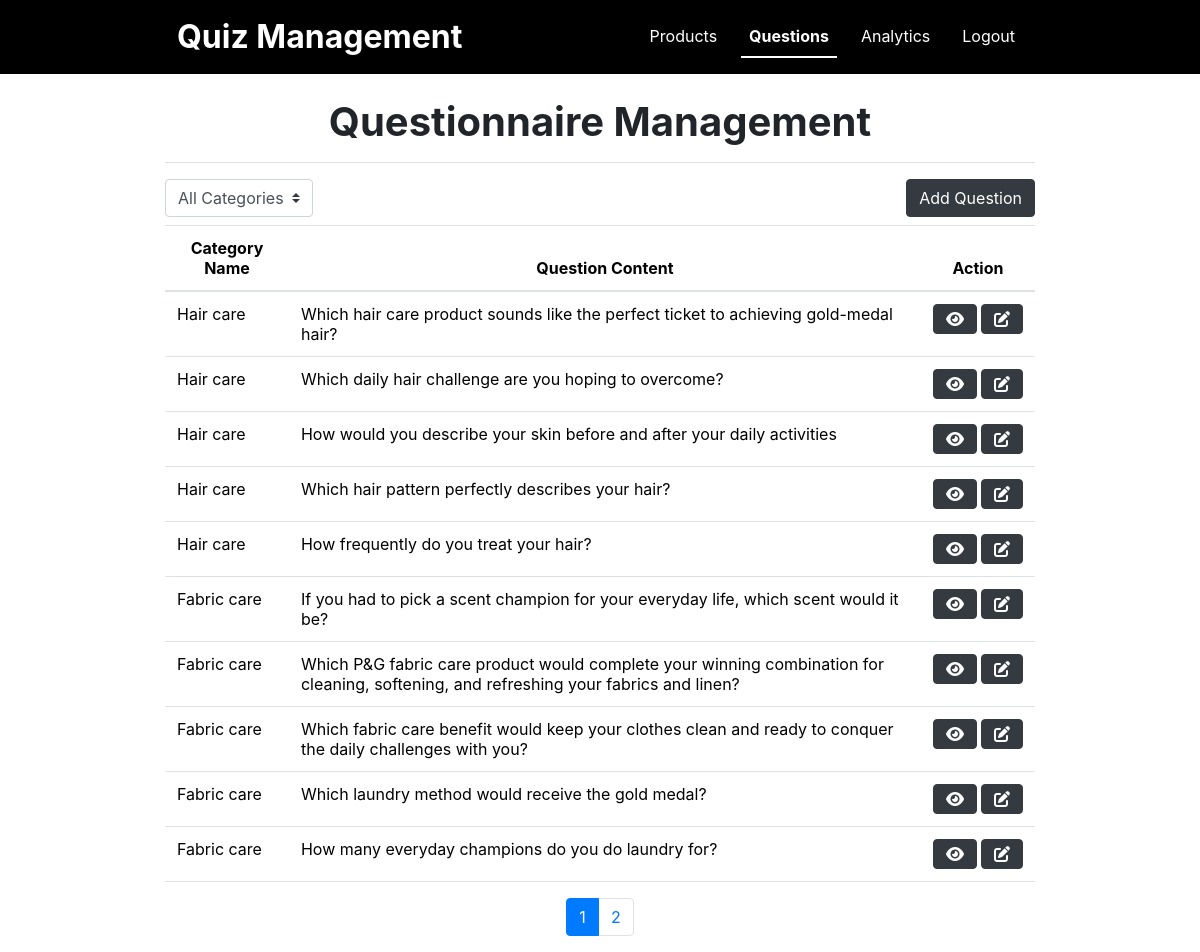
Page /management/question.php (signed in) on the earlier database version.
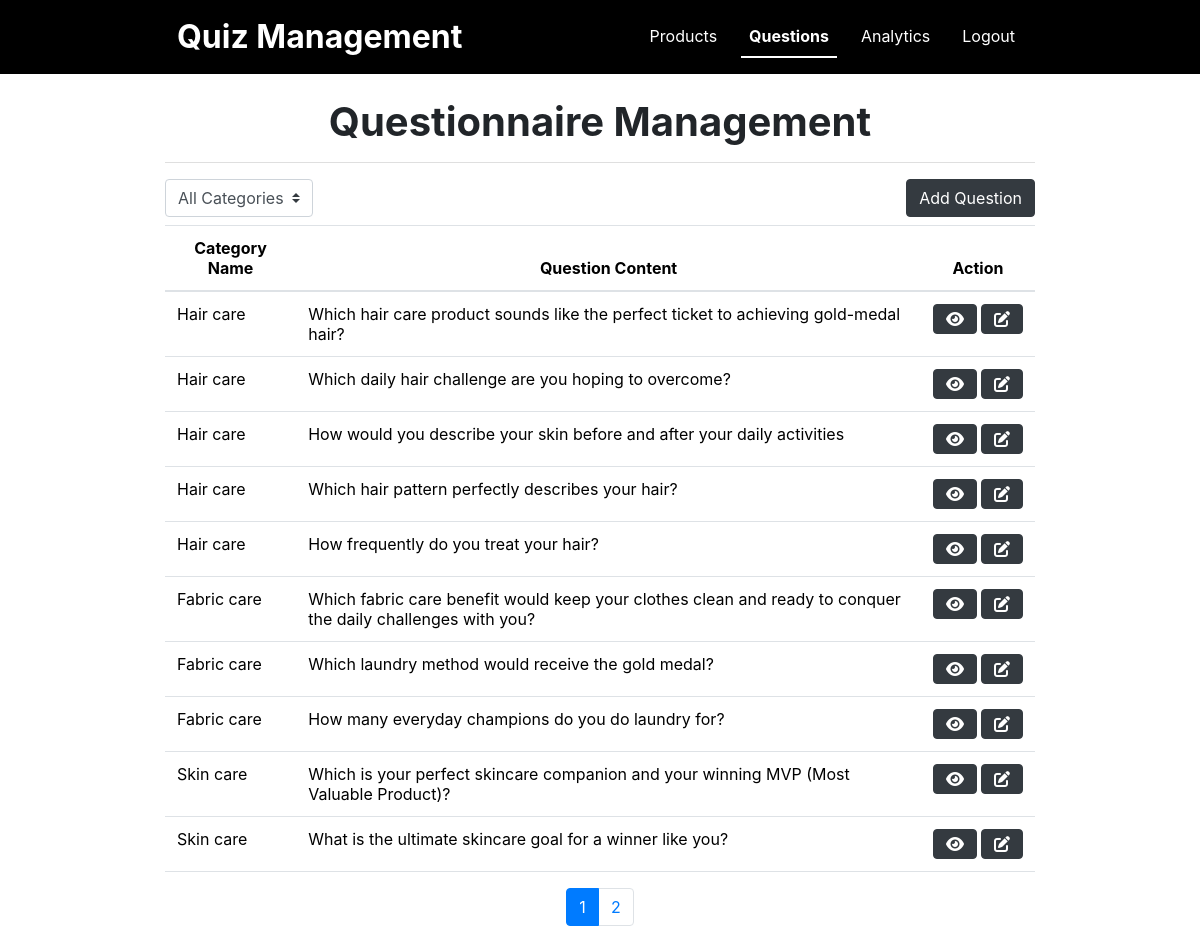
Same page on the later database version.
### tables this page shows
CREATE TABLE `parent_question` (
  `pqID` int(11) NOT NULL,
  `pqContent` text NOT NULL,
  `pqNumOptions` tinyint(4) NOT NULL,
  `pqMaxAnswer` tinyint(4) NOT NULL,
  `pqOrder` tinyint(4) NOT NULL,
  `categoryID` int(11) NOT NULL
);

CREATE TABLE `category` (
  `categoryID` int(11) NOT NULL,
  `categoryName` text NOT NULL,
  `categoryDescription` text NOT NULL,
  `userClick` int(11) NOT NULL
);

### management/question.php (the view, shortened to what this page needs)
<?php
    include '../header.php';
    include 'navbar.php';
    include '../db.php';
    $recordsPerPage = 10;
    $page = isset($_GET['page']) ? $_GET['page'] : 1;
    $offset = ($page - 1) * $recordsPerPage;
    $categoryFilter = isset($_GET['category']) ? $_GET['category'] : 0;
    $query = "SELECT pq.*, c.categoryName,
                GROUP_CONCAT(a.answerContent) as answerContents,
                GROUP_CONCAT(p.prodName) as prodNames
                FROM parent_question pq
                LEFT JOIN category c ON pq.categoryID = c.categoryID
                LEFT JOIN question_answer qa ON pq.pqID = qa.pqID
                LEFT JOIN answer a ON a.answerID = qa.answerID
                LEFT JOIN product_answer pa ON pa.answerID = a.answerID
                LEFT JOIN product p ON pa.prodID = p.prodID";
    $query .= " GROUP BY pq.pqID DESC
        LIMIT $offset, $recordsPerPage";
    $result = mysqli_query($conn, $query);
?>
<div class="container w-75">
    <h1 class="text-center fw-bold mt-4">Questionnaire Management</h1>
    <hr style="height:1px;border-width:0;color:gray;background-color:gray">
    <form class="form-inline d-inline">
        <select class="custom-select mr-3" name="category" id="category" onchange="this.form.submit()">
            <option value="0" <?php echo ($categoryFilter == 0) ? 'selected' : ''; ?>>All Categories</option>
        </select>
    </form>
    <button class="btn btn-dark float-end mb-2" data-bs-toggle="modal" data-bs-target="#addQuestionModal">Add Question</button>
</div>
<div class="container w-75">
    <div class="table-responsive">
        <table class="table table-hover">
            <thead class="text-center">
                <tr>
                    <th>Category Name</th>
                    <th>Question Content</th>
                    <th>Action</th>
                </tr>
            </thead>
            <tbody>
                <?php
                    while ($row = mysqli_fetch_assoc($result)){
                        $pqID           = $row['pqID'];
                        $pqContent      = $row['pqContent'];
                        $categoryName   = $row['categoryName'];
                ?>
                <tr>
                    <td><?php echo $categoryName;?></td>
                    <td><?php echo $pqContent;?></td>
                    <td>
                        <div class="d-flex justify-content-center align-items-center">
                            <div class="text-center me-1">
                                <button type="button" class="btn btn-dark" data-bs-toggle="modal" data-bs-target="#viewQuestionModal<?php echo $pqID; ?>">
                                    <div class="d-flex align-items-center">
                                        <i class="fa-solid fa-eye"></i>
                                    </div>
                                </button>
                            </div>
                            <div class="text-center">
                                <button type="button" class="btn btn-dark" data-bs-toggle="modal" data-bs-target="#editQuestionModal<?php echo $pqID; ?>">
                                    <div class="d-flex align-items-center">
                                        <i class="fa-solid fa-pen-to-square"></i>
                                    </div>
                                </button>
                            </div>
                        </div>
                    <?php
                        }
                    ?>
                    </td>
                </tr>
            </tbody>
        </table>
    </div>
</div>
<div class="container w-75">
    <ul class="pagination justify-content-center">
        <?php
        $totalRecordsQuery = "SELECT COUNT(*) AS totalRecords FROM parent_question";
        $totalRecordsResult = mysqli_query($conn, $totalRecordsQuery);
        $totalRecordsRow = mysqli_fetch_assoc($totalRecordsResult);
        $totalRecords = $totalRecordsRow['totalRecords'];
        $totalPages = ceil($totalRecords / $recordsPerPage);
        if ($totalPages > 1) {
            for ($i = 1; $i <= $totalPages; $i++) {
                echo '<li class="page-item ' . ($page == $i ? 'active' : '') . '">';
                echo '<a class="page-link" href="?page=' . $i . '&category=' . $categoryFilter . '">' . $i . '</a>';
                echo '</li>';
            }
        }
        ?>
    </ul>
</div>

Differences in the rows shown:
removed parent_question: categoryID.categoryName "Fabric care", pqContent "If you had to pick a scent champion for your everyday life, which scent would it be?"
removed parent_question: categoryID.categoryName "Fabric care", pqContent "Which P&G fabric care product would complete your winning combination for cleaning, softening, and refreshing your fabrics and linen?"
now on this page (row edited): parent_question: categoryID.categoryName "Skin care", pqContent "Which is your perfect skincare companion and your winning MVP (Most Valuable Product)?"
now on this page (row edited): parent_question: categoryID.categoryName "Skin care", pqContent "What is the ultimate skincare goal for a winner like you?"
